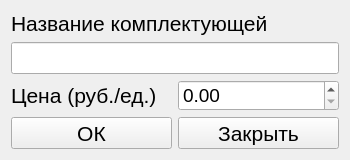
<?xml version="1.0" encoding="UTF-8"?>
<ui version="4.0">
 <class>Form</class>
 <widget class="QWidget" name="Form">
  <property name="geometry">
   <rect>
    <x>0</x>
    <y>0</y>
    <width>350</width>
    <height>160</height>
   </rect>
  </property>
  <property name="minimumSize">
   <size>
    <width>350</width>
    <height>160</height>
   </size>
  </property>
  <property name="maximumSize">
   <size>
    <width>350</width>
    <height>160</height>
   </size>
  </property>
  <property name="windowTitle">
   <string>Комплектующая</string>
  </property>
  <layout class="QGridLayout" name="gridLayout">
   <item row="4" column="0" colspan="2">
    <layout class="QHBoxLayout" name="horizontalLayout">
     <item>
      <widget class="QPushButton" name="ok">
       <property name="font">
        <font>
         <pointsize>16</pointsize>
        </font>
       </property>
       <property name="text">
        <string>ОК</string>
       </property>
      </widget>
     </item>
     <item>
      <widget class="QPushButton" name="closing">
       <property name="font">
        <font>
         <pointsize>16</pointsize>
        </font>
       </property>
       <property name="text">
        <string>Закрыть</string>
       </property>
      </widget>
     </item>
    </layout>
   </item>
   <item row="2" column="0">
    <widget class="QLabel" name="price_label">
     <property name="font">
      <font>
       <pointsize>16</pointsize>
      </font>
     </property>
     <property name="text">
      <string>Цена (руб./ед.)</string>
     </property>
    </widget>
   </item>
   <item row="0" column="0" colspan="2">
    <widget class="QLabel" name="title_lebel">
     <property name="font">
      <font>
       <pointsize>16</pointsize>
      </font>
     </property>
     <property name="text">
      <string>Название комплектующей</string>
     </property>
    </widget>
   </item>
   <item row="2" column="1">
    <widget class="QDoubleSpinBox" name="price">
     <property name="font">
      <font>
       <pointsize>14</pointsize>
      </font>
     </property>
     <property name="maximum">
      <double>9999.989999999999782</double>
     </property>
    </widget>
   </item>
   <item row="1" column="0" colspan="2">
    <widget class="QLineEdit" name="title">
     <property name="font">
      <font>
       <pointsize>16</pointsize>
      </font>
     </property>
    </widget>
   </item>
   <item row="3" column="0">
    <spacer name="verticalSpacer">
     <property name="orientation">
      <enum>Qt::Vertical</enum>
     </property>
     <property name="sizeHint" stdset="0">
      <size>
       <width>20</width>
       <height>40</height>
      </size>
     </property>
    </spacer>
   </item>
  </layout>
 </widget>
 <resources/>
 <connections/>
</ui>
